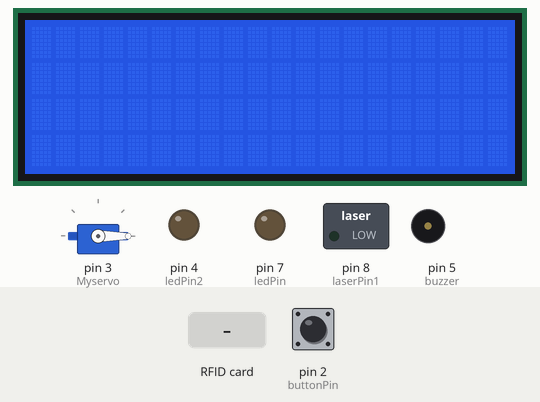
Simulated run of this sketch. Board: Arduino Uno, built with avr-gcc and run on an emulated ATmega328P. Shown: 20×4 character LCD, servo, switched loads named in the sketch (green lamp = pin HIGH), output pins drawn as LEDs (lit = HIGH), buzzer (waves = sounding, pin HIGH). The inputs (shaded band) are chosen by the test bench; at power-on: pin 2 (buttonPin) HIGH. Pins used as bus, display or sensor lines are not drawn; what the sketch prints to the serial monitor is not drawn.

Above: at 1.3 s.
1.4 s: RFID card 43 4F 9E A9 held to the reader
At 2.7 s:
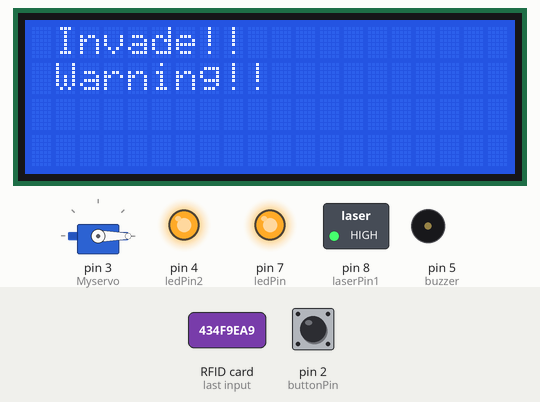
3.1 s: pin 2 (buttonPin) pulled LOW for 0.15 s
At 3.19 s:
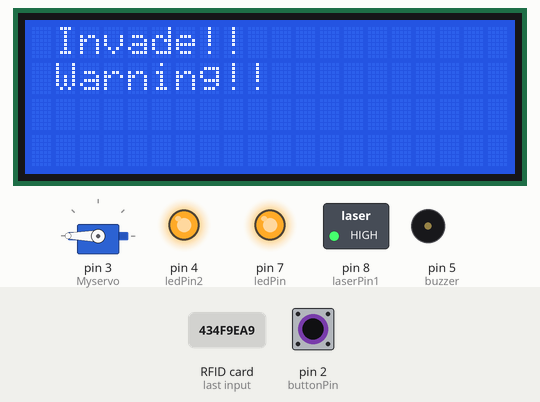
4.7 s: RFID card DA 81 0F B0 held to the reader
At 4.71 s:
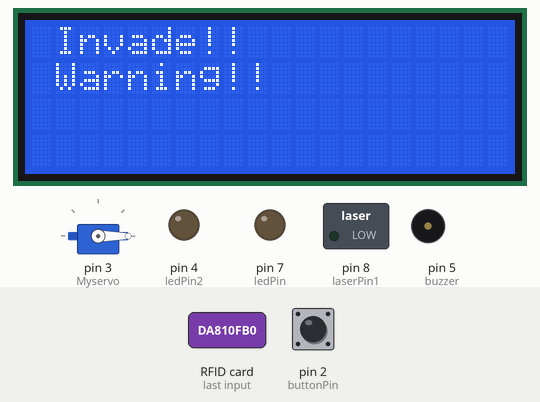
6.2 s: pin 2 (buttonPin) pulled LOW for 3.2 s
At 8.7 s:
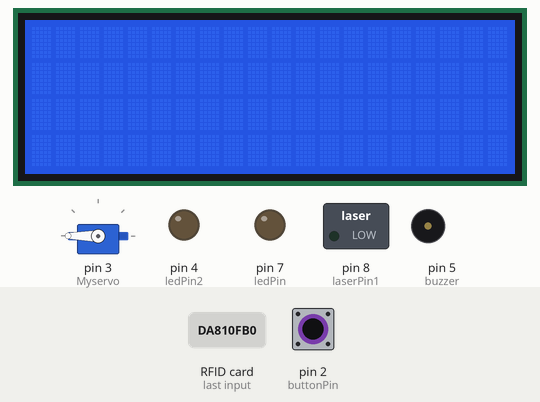
Timing chart, 0 to 10.9 s (numbered marks = the images above; inputs shaded):
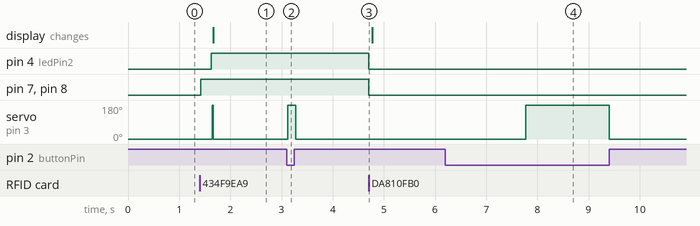

Measured:
- after the input at 1.4 s, pin 4 (ledPin2): LOW → HIGH after 0.23 s; pin 7 (ledPin), pin 8 (laserPin1): LOW → HIGH at once; servo on pin 3 (Myservo): 0° → 180° after 0.24 s, → 0° 0.03 s later; the display: changes after 0.27 s (image 1)
- after the input at 3.1 s, servo on pin 3 (Myservo): 0° → 180° at once, → 0° 0.15 s later
- after the input at 4.7 s, pin 4 (ledPin2), pin 7 (ledPin), pin 8 (laserPin1): HIGH → LOW at once
- after the input at 6.2 s, servo on pin 3 (Myservo): 0° → 180° after 1.6 s, → 0° 1.6 s later

The sketch:

411.2.ino
```cpp
#include <Wire.h>
#include <LiquidCrystal_I2C.h>
#include <SPI.h>
#include <MFRC522.h>
#include <Servo.h>

#define SS_PIN 10
#define RST_PIN 9
MFRC522 mfrc522(SS_PIN, RST_PIN);

LiquidCrystal_I2C lcd(0x27,20,4);
Servo Myservo;

int laserPin1 = 8;
int buttonPin = 2;
int ledPin = 7;
int ledPin2 = 4;
int buzzer = 5;
int pos = 0;

byte lastbuttonState = LOW;
byte laserPin1State = LOW;
byte ledState = LOW;
byte ledState2 = LOW;

unsigned long debounceDuration = 50;
unsigned long lastTimeButtonStateChanged = 0;


void setup() {
  Serial.begin(9600);
  lcd.begin();
  lcd.clear();
  pinMode(laserPin1, OUTPUT);
  pinMode(buttonPin, INPUT);
  pinMode(ledPin, OUTPUT);
  pinMode(ledPin2, OUTPUT);
  pinMode(buzzer, OUTPUT);
  SPI.begin();
  mfrc522.PCD_Init();
  Serial.println("Approximate your card to the reader...");
  Serial.println();
  Myservo.attach(3);

}

void loop()
{
  digitalWrite(ledPin2, ledState2);

  byte buttonState = digitalRead(buttonPin);
  buttonState = digitalRead(buttonPin);

  if (digitalRead(buttonPin) == LOW) {
    Myservo.write(180);
  }
  else {
    Myservo.write(0);
  }


  while (ledState2 == LOW) {
    while (laserPin1State == LOW) {
      if ( ! mfrc522.PICC_IsNewCardPresent())
      {
        return;
      }

      if ( ! mfrc522.PICC_ReadCardSerial())
      {
        return;
      }

      Serial.print("UID tag :");
      String content= "";
      byte letter;
      for (byte i = 0; i < mfrc522.uid.size; i++)
      {
        Serial.print(mfrc522.uid.uidByte[i] < 0x10 ? " 0" : " ");
        Serial.print(mfrc522.uid.uidByte[i], HEX);
        content.concat(String(mfrc522.uid.uidByte[i] < 0x10 ? " 0" : " "));
        content.concat(String(mfrc522.uid.uidByte[i], HEX));
      }
      Serial.println();
      Serial.print("Message : ");
      content.toUpperCase();
      if (content.substring(1) == "43 4F 9E A9") // Make sure you change this with your own UID number
      {
        Serial.println("Authorised access");
        Serial.println();
        laserPin1State = HIGH;
        digitalWrite(laserPin1, laserPin1State);
        ledState = HIGH;
        digitalWrite(ledPin, ledState);
        delay(100);
      }

      else if (content.substring(1) == "DA 81 0F B0")  {
        Serial.println(" Access denied");
        delay(100);
      }
    }

    if (laserPin1State == HIGH ){
      delay(100);
      int value = analogRead(A0);
      int value1 = analogRead(A1);
      int value2 = analogRead(A2);
      if (value < 900 && laserPin1State == HIGH) {
        ledState2 = HIGH;
        digitalWrite(ledPin2, ledState2);
        digitalWrite(buzzer, LOW); //Temp
        lcd.backlight();
        lcd.setCursor(1,0);
        lcd.print("Invade!!");
        lcd.setCursor(1,1);
        lcd.print("Warning!!");
        Myservo.write(180);
      }
      else if (value1 < 900 && laserPin1State == HIGH) {
        ledState2 = HIGH;
        digitalWrite(ledPin2, ledState2);
        digitalWrite(buzzer, LOW); //Temp
        lcd.backlight();
        lcd.setCursor(1,0);
        lcd.print("Invade!!");
        lcd.setCursor(1,1);
        lcd.print("Warning!!");
        Myservo.write(180);
      }
      else if (value2 < 900 && laserPin1State == HIGH) {
        ledState2 = HIGH;
        digitalWrite(ledPin2, ledState2);
        digitalWrite(buzzer, LOW); //Temp
        lcd.backlight();
        lcd.setCursor(1,0);
        lcd.print("Invade!!");
        lcd.setCursor(1,1);
        lcd.print("Warning!!");
        Myservo.write(180);
      }

      if ( ! mfrc522.PICC_IsNewCardPresent())
      {
        return;
      }

      if ( ! mfrc522.PICC_ReadCardSerial())
      {
        return;
      }

      Serial.print("UID tag :");
      String content= "";
      byte letter;
      for (byte i = 0; i < mfrc522.uid.size; i++)
      {
        Serial.print(mfrc522.uid.uidByte[i] < 0x10 ? " 0" : " ");
        Serial.print(mfrc522.uid.uidByte[i], HEX);
        content.concat(String(mfrc522.uid.uidByte[i] < 0x10 ? " 0" : " "));
        content.concat(String(mfrc522.uid.uidByte[i], HEX));
      }
      Serial.println();
      Serial.print("Message : ");
      content.toUpperCase();
      if (content.substring(1) == "43 4F 9E A9") // Make sure you change this with your own UID number
      {
        Serial.println("Authorised access");
        Serial.println();
        laserPin1State = HIGH;
        digitalWrite(laserPin1, laserPin1State);
        ledState = HIGH;
        digitalWrite(ledPin, ledState);
        delay(100);
      }

      else if (content.substring(1) == "DA 81 0F B0")  {
        Serial.println(" Access denied");
        laserPin1State = LOW;
        digitalWrite(laserPin1, laserPin1State);
        ledState = LOW;
        digitalWrite(ledPin, ledState);
        ledState2 = LOW;
        digitalWrite(ledPin2, ledState2);
        digitalWrite(buzzer, ledState2);
        lcd.begin();
        lcd.clear();
        delay(100);
      }

    }
  }

  if ( ! mfrc522.PICC_IsNewCardPresent())
    {
      return;
    }

    if ( ! mfrc522.PICC_ReadCardSerial())
    {
      return;
    }

    Serial.print("UID tag :");
    String content= "";
    byte letter;
    for (byte i = 0; i < mfrc522.uid.size; i++)
    {
      Serial.print(mfrc522.uid.uidByte[i] < 0x10 ? " 0" : " ");
      Serial.print(mfrc522.uid.uidByte[i], HEX);
      content.concat(String(mfrc522.uid.uidByte[i] < 0x10 ? " 0" : " "));
      content.concat(String(mfrc522.uid.uidByte[i], HEX));
    }
    Serial.println();
    Serial.print("Message : ");
    content.toUpperCase();
    if (content.substring(1) == "43 4F 9E A9") // Make sure you change this with your own UID number
    {
      Serial.println("Authorised access");
      Serial.println();
      laserPin1State = HIGH;
      digitalWrite(laserPin1, laserPin1State);
      ledState = HIGH;
      digitalWrite(ledPin, ledState);
      delay(3000);
    }

    else if (content.substring(1) == "DA 81 0F B0")  {
      Serial.println(" Access denied");
      laserPin1State = LOW;
      digitalWrite(laserPin1, laserPin1State);
      ledState = LOW;
      digitalWrite(ledPin, ledState);
      ledState2 = LOW;
      digitalWrite(ledPin2, ledState2);
      digitalWrite(buzzer, ledState2);
      lcd.begin();
      lcd.clear();
      delay(3000);
    }

}
```
